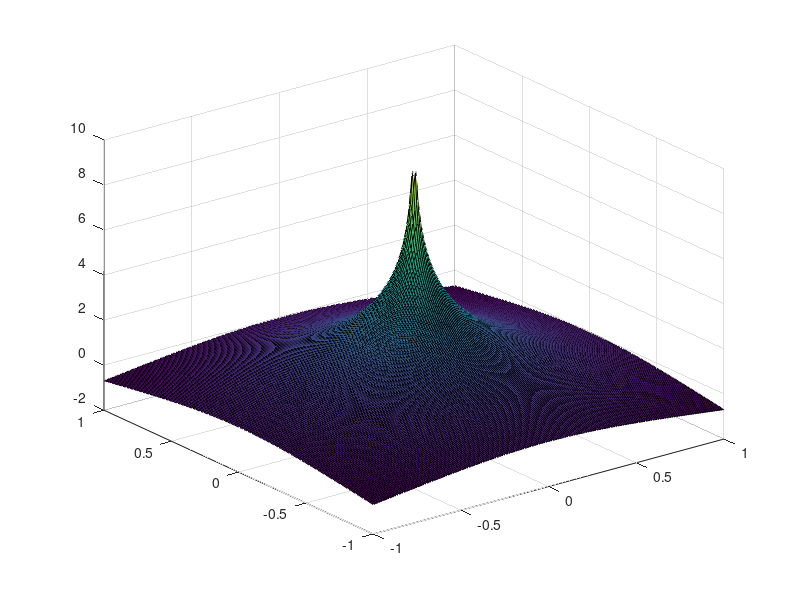

This chart was generated by the following MATLAB code:
function diff2d_constD
clear all;
close all;

% shading interp
% colormap(jet(8))

xwidth=0.01;
ywidth=0.01;
xmax=1;
ymax=1;

x=-xmax:xwidth:xmax;
y=-ymax:ywidth:ymax;
[X,Y] = meshgrid(x,y);
Z=-log(X.^2+Y.^2);
% contour3(X,Y,Z,30);
surf(X,Y,Z);



end